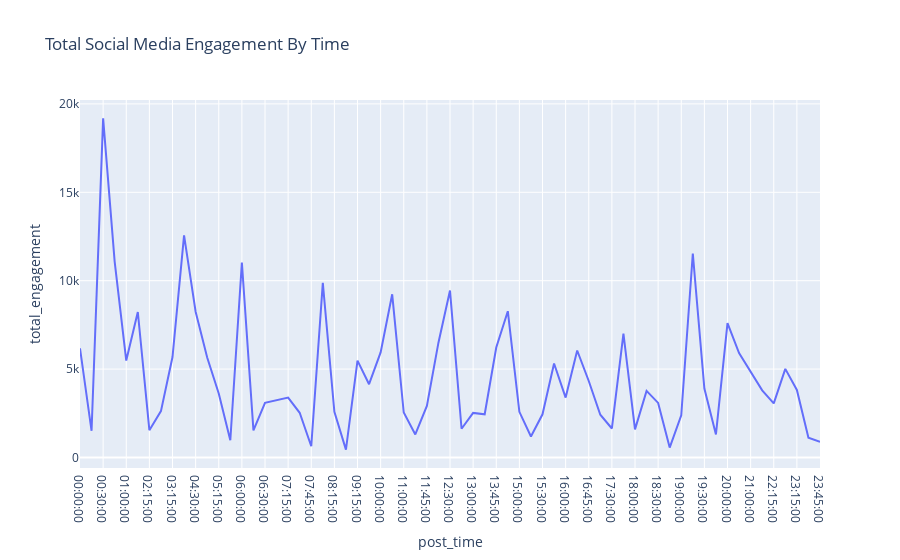

Here is the notebook cell this chart was saved with:
### Code cell
classifi_ti=df.groupby("post_time")["total_engagement"].sum().reset_index()
classifi_ti
fig=px.line(classifi_ti,x="post_time",y="total_engagement",title="Total Social Media Engagement By Time")
fig.show()

### Figure 1 — Plotly figure (JSON) as saved in the notebook; plotly's stock layout.template omitted (floating-point values rounded to 4 significant figures)
{"data": [{"hovertemplate": "post_time=%{x}<br>total_engagement=%{y}<extra></extra>", "legendgroup": "", "line": {"color": "#636efa", "dash": "solid"}, "marker": {"symbol": "circle"}, "mode": "lines", "name": "", "orientation": "v", "showlegend": false, "type": "scatter", "x": ["00:00:00", "00:15:00", "00:30:00", "00:45:00", "01:00:00", "02:00:00", "02:15:00", "03:00:00", "03:15:00", "04:00:00", "04:30:00", "04:45:00", "05:15:00", "05:45:00", "06:00:00", "06:15:00", "06:30:00", "07:00:00", "07:15:00", "07:30:00", "07:45:00", "08:00:00", "08:15:00", "08:45:00", "09:15:00", "09:30:00", "10:00:00", "10:30:00", "11:00:00", "11:30:00", "11:45:00", "12:15:00", "12:30:00", "12:45:00", "13:00:00", "13:30:00", "13:45:00", "14:45:00", "15:00:00", "15:15:00", "15:30:00", "15:45:00", "16:00:00", "16:15:00", "16:45:00", "17:15:00", "17:30:00", "17:45:00", "18:00:00", "18:15:00", "18:30:00", "18:45:00", "19:00:00", "19:15:00", "19:30:00", "19:45:00", "20:00:00", "20:15:00", "21:00:00", "22:00:00", "22:15:00", "22:30:00", "23:15:00", "23:30:00", "23:45:00"], "xaxis": "x", "y": [6173, 1508, 19180, 11066, 5482, 8229, 1542, 2622, 5683, 12560, 8242, 5652, 3618, 973, 11032, 1537, 3094, 3238, 3385, 2528, 637, 9877, 2581, 446, 5478, 4145, 5946, 9230, 2541, 1304, 2918, 6493, 9442, 1625, 2520, 2444, 6222, 8273, 2582, 1185, 2443, 5316, 3388, 6051, 4326, 2417, 1640, 7004, 1592, 3769, 3088, 560, 2389, 11537, 3897, 1306, 7597, 5904, 4865, 3798, 3058, 5011, 3821, 1122, 880], "yaxis": "y"}], "layout": {"legend": {"tracegroupgap": 0}, "title": {"text": "Total Social Media Engagement By Time"}, "xaxis": {"anchor": "y", "domain": [0, 1], "title": {"text": "post_time"}}, "yaxis": {"anchor": "x", "domain": [0, 1], "title": {"text": "total_engagement"}}}}
